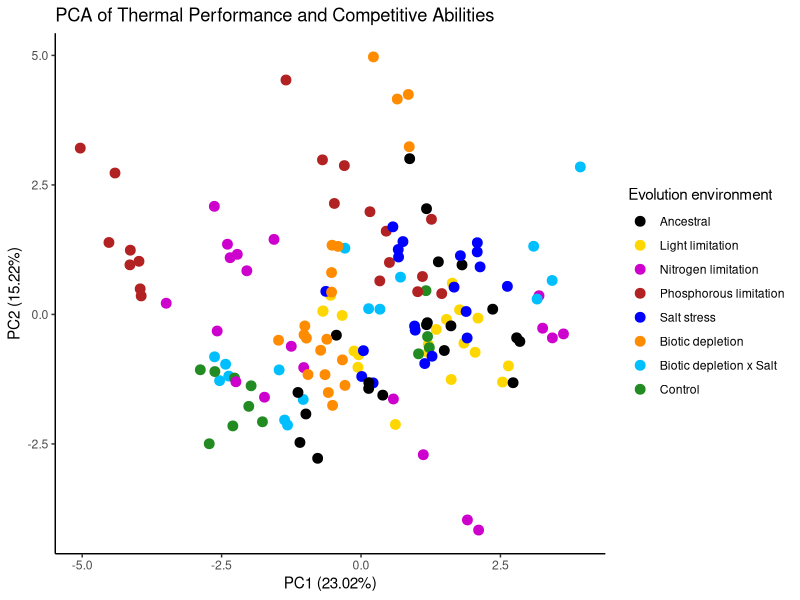
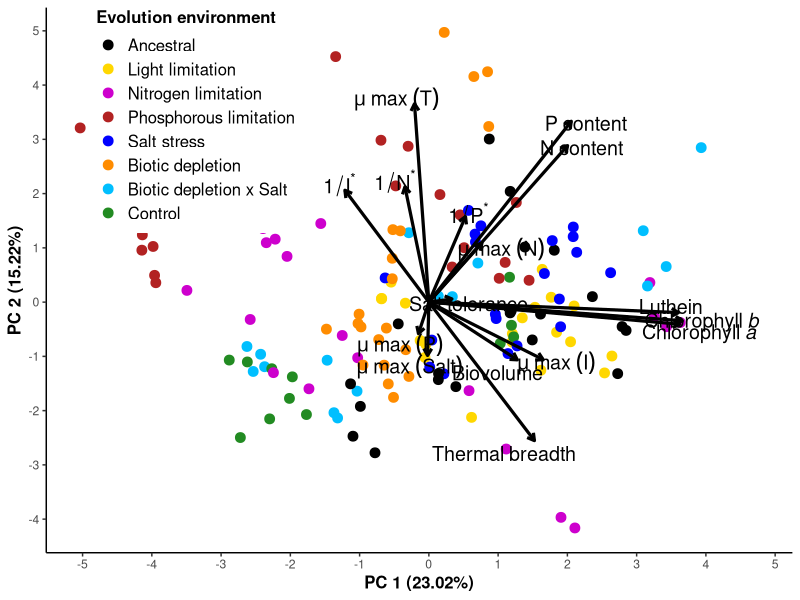
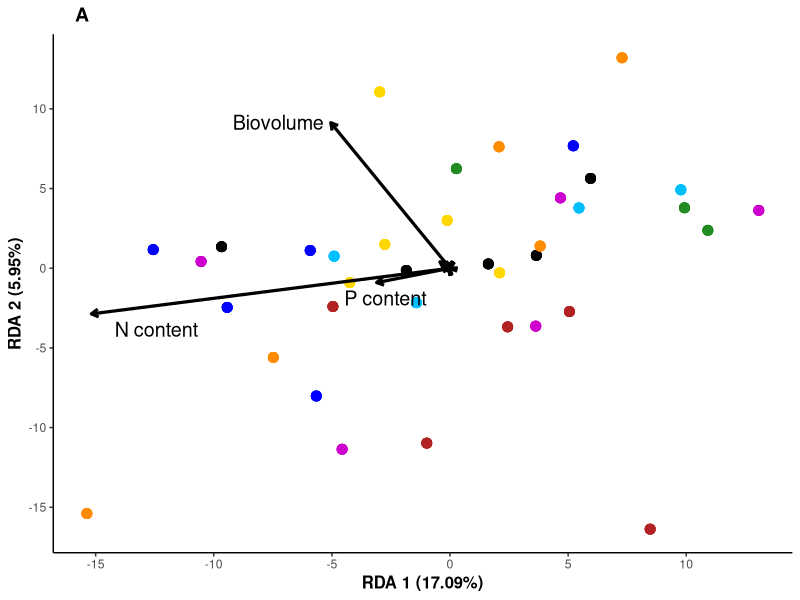
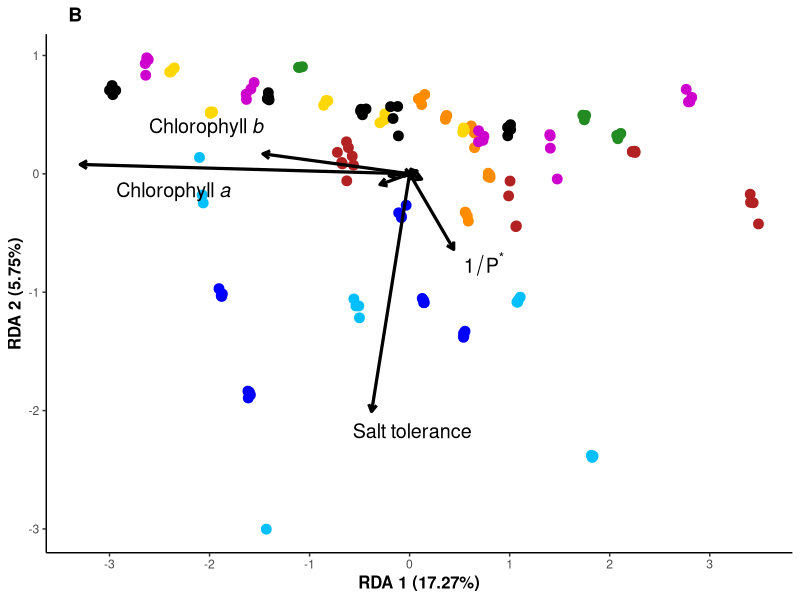
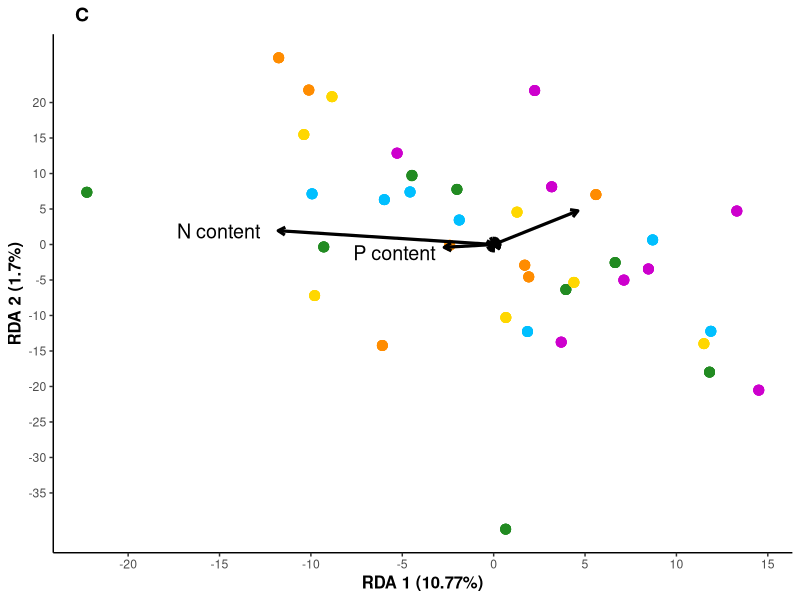
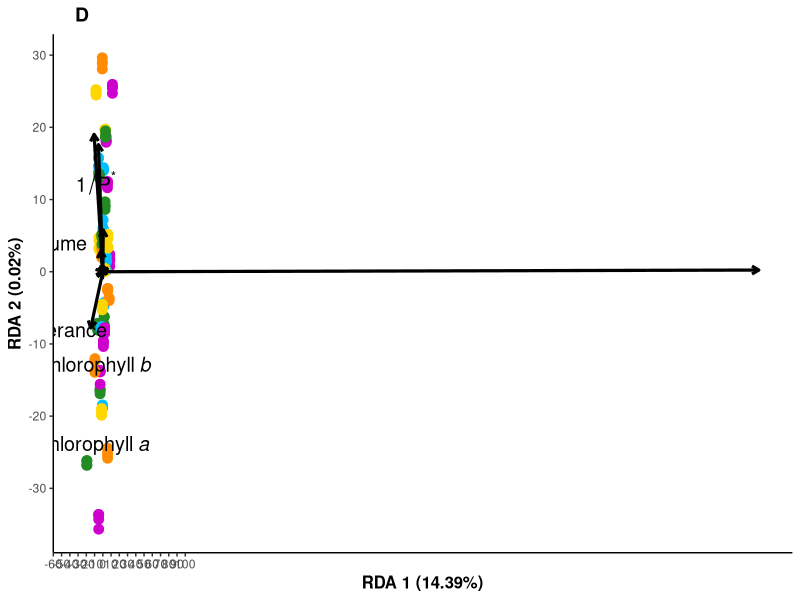
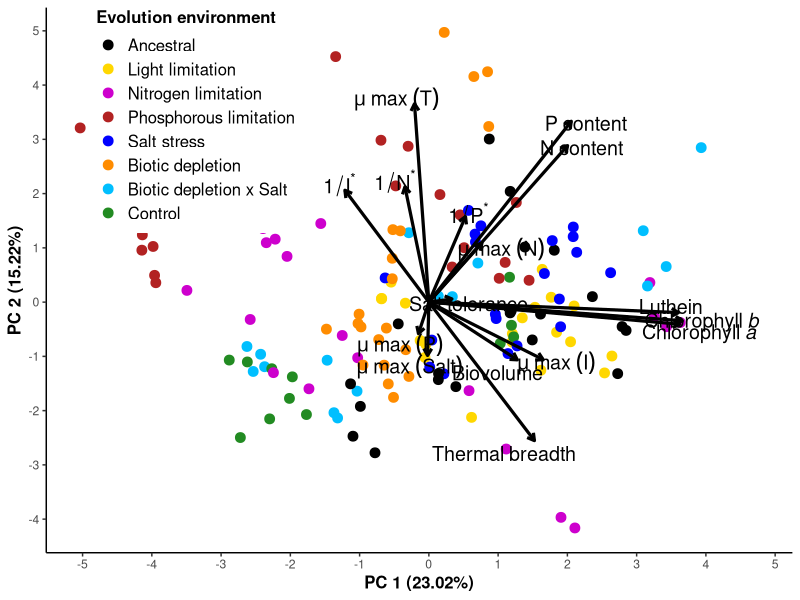

Reproduce these figures in R, in order. (Note: this script raises an error after producing the figures.)
# Jason R Laurich

# November 27th, 2025

# Creating Figure 2: PCA and RDA analyses (RDA to be included in the supplement)

# Packages & Functions ----------------------------------------------------

library(tidyverse)
library(vegan)  # For PCA and RDA

# Load & examine the data -------------------------------------------------

df <- read.csv("data-processed/304_summary_table_final.csv") # Summary file
str(df)
head(df)

df$Evol.plt <- factor(df$Evol, 
                      levels = c("none", "L", "N", "P", "S", "B", "BS", "C"),
                      labels = c("Ancestral",
                                 "Light limitation",
                                 "Nitrogen limitation", 
                                 "Phosphorous limitation", 
                                 "Salt stress", 
                                 "Biotic depletion", 
                                 "Biotic depletion x Salt", 
                                 "Control"))

df$Anc.plt <- factor(df$Anc, 
                     levels = c("anc2", "anc3", "anc4", "anc5", "cc1690"),
                     labels = c("Ancestor 2", 
                                "Ancestor 3", 
                                "Ancestor 4", 
                                "Ancestor 5", 
                                "Mixed ancestry"))

# Run the PCA and RDAs ----------------------------------------------------

df.pca <- df %>% select(T.br, T.µ.max, I.comp, I.µ.max, N.comp, N.µ.max, P.comp, P.µ.max, S.µ.max, 
                        S.c, chl.a, chl.b, luthein, mean.N.µg.l, mean.P.µg.l, bio.vol, Evol.plt) # Prepare the data: selecting only the relevant columns
df.pca

evol.pca <- df.pca$Evol.plt

df.pca <- df.pca %>% select(-Evol.plt)

pca.result <- prcomp(df.pca, center = TRUE, scale. = TRUE) # Perform PCA
pca.result

sdev <- pca.result$sdev  

sdev %>%
  { .^2 / sum(.^2) } %>%
  print() 

df.pca.res <- data.frame(pca.result$x, evol.pca)  # Add grouping factor
colnames(df.pca.res) <- c("PC1", "PC2", "PC3", "PC4", "PC5", "PC6", "PC7", "PC8", "PC9", 
                          "PC10", "PC11", "PC12", "PC13", "PC14", "PC15", "PC16", "Evolution")

PCA <- ggplot(df.pca.res, aes(x = PC1, y = PC2, color = evol.pca)) +  # PCA biplot visualization
  geom_point(size = 3) +
  theme_classic() +
  labs(x = paste("PC1 (", round(pca.result$sdev[1]^2 / sum(pca.result$sdev^2) * 100, 2), "%)", sep = ""),
       y = paste("PC2 (", round(pca.result$sdev[2]^2 / sum(pca.result$sdev^2) * 100, 2), "%)", sep = ""),
       title = "PCA of Thermal Performance and Competitive Abilities") +
  scale_color_manual(
    name = "Evolution environment",  # Update the legend title
    values = c("Biotic depletion" = "darkorange",
               "Biotic depletion x Salt" = "deepskyblue1",
               "Control" = "forestgreen",
               "Light limitation" = "gold",
               "Nitrogen limitation" = "magenta3",
               "Ancestral" = "black",
               "Phosphorous limitation" = "firebrick",  
               "Salt stress" = "blue")
  )

PCA

loadings <- as.data.frame(pca.result$rotation) # Extract PCA loadings (rotation matrix)

loadings$PC1 <- loadings$PC1 * max(abs(df.pca.res$PC1)) # Scale loadings to fit within the PCA plot (can adjust scaling factor)
loadings$PC2 <- loadings$PC2 * max(abs(df.pca.res$PC2))

loadings$PC1 <- loadings$PC1 * 1.5
loadings$PC2 <- loadings$PC2 * 1.5

loadings$variable <- rownames(loadings) # Add variable names for annotation

loadings$metric <- factor(loadings$variable, 
                          levels = c("T.br", "T.µ.max","I.comp", "I.µ.max", "N.comp", "N.µ.max",
                                     "P.comp", "P.µ.max", "S.µ.max", "S.c", "chl.a", "chl.b", "luthein",
                                     "mean.N.µg.l", "mean.P.µg.l", "bio.vol"),
                          labels = c("Thermal~breadth",
                                     "mu~max~(T)", 
                                     "1/I^\"*\"", 
                                     "mu~max~(I)",
                                     "1/N^\"*\"", 
                                     "mu~max~(N)",
                                     "1/P^\"*\"", 
                                     "mu~max~(P)", 
                                     "mu~max~(Salt)", 
                                     "Salt~tolerance",
                                     "Chlorophyll~italic(a)",
                                     "Chlorophyll~italic(b)",
                                     "Luthein", 
                                     "N~content",
                                     "P~content",
                                     "Biovolume"))

adjust.x <- c(0.6, 0.35, 0.15, 0.75, 0.15, 0.9, 0.33, 0.35, 0.5, 1.1, 1.10, 1.10, 0.35, 0.8, 0.8, 0.37) # adjustments for each label
adjust.y <- c(-0.1, 0.3, 0.32, 0.15, 0.32, 0.1, 0.26, 0.00, 0.0, 0.05, 0.00, 0.15, 0.25, 0.10, 0.10, -0.1)

loadings$var.x <- loadings$PC1 + adjust.x # Need to manually space out labels here. 
loadings$var.y <- loadings$PC2 + adjust.y

# Create PCA plot with arrows
pca_plot_arrows <- ggplot(df.pca.res, aes(x = PC1, y = PC2, color = Evolution)) +
  geom_point(size = 3) +
  theme_classic() +
  labs(x = paste("PC 1 (", round(pca.result$sdev[1]^2 / sum(pca.result$sdev^2) * 100, 2), "%)", sep = ""),
       y = paste("PC 2 (", round(pca.result$sdev[2]^2 / sum(pca.result$sdev^2) * 100, 2), "%)", sep = "")) +
  scale_color_manual(
    name = "Evolution environment",  # Update the legend title
    values = c("Biotic depletion" = "darkorange",
               "Biotic depletion x Salt" = "deepskyblue1",
               "Control" = "forestgreen",
               "Light limitation" = "gold",
               "Nitrogen limitation" = "magenta3",
               "Ancestral" = "black",
               "Phosphorous limitation" = "firebrick",  
               "Salt stress" = "blue")
  ) + 
  
  geom_segment(data = loadings, aes(x = 0, y = 0, xend = PC1, yend = PC2),
               arrow = arrow(length = unit(0.2, "cm")), color = "black", size= 1.1) + # Add arrows for variable contributions
  scale_x_continuous(breaks = seq(-5, 5, by = 1)) +
  scale_y_continuous(breaks = seq(-5, 7, by = 1)) +
  
  geom_text(data = loadings, aes(x = var.x, y = var.y, label = metric),
            vjust = 1, hjust = 1,  color = "black", size = 5, parse = T) + # Add variable names to the plot
  
  theme(legend.position = c(0.2, 0.8),
        legend.title = element_text(size = 12, face = "bold"),
        legend.text  = element_text(size = 12, face = "plain"),
        axis.title.x = element_text(size = 12, face = "bold"),
        axis.title.y = element_text(size = 12, face = "bold")) 

pca_plot_arrows

ggsave("figures/101_figs2_PCA.jpeg", pca_plot_arrows, width = 12, height = 9)

###### Evolutionary history RDA #######

response_vars <- df.pca
explanatory_vars <- model.matrix(~ evol.pca)[, -1]  # Remove intercept

rda_result_evol <- rda(response_vars ~ ., data = as.data.frame(explanatory_vars)) # run the RDA
summary(rda_result_evol)
sum(summary(rda_result_evol)$cont$importance[2, 1:rda_result_evol$CCA$rank]) # with biovolume, P and N, evolutionary environment explains 27.65% of the variation

rda_var_explained <- summary(rda_result_evol)$cont$importance["Proportion Explained", 1:2] * 100

rda_sites_evol <- as.data.frame(scores(rda_result_evol, display = "sites")) # Extract RDA site scores (sample coordinates)

rda_species_evol <- as.data.frame(scores(rda_result_evol, display = "species")) # Extract RDA species (trait arrows)

rda_constraints_evol <- as.data.frame(scores(rda_result_evol, display = "bp")) # Extract explanatory variable centroids (e.g., treatment centroids)

rda_sites_evol$Evolution <- evol.pca # Add the evolutionary treatment labels to the site scores

rda_constraints_evol$label <- rownames(rda_constraints_evol) # Assign readable labels

rda_species_evol$metric <- factor(rownames(rda_species_evol), 
                                  levels = c("T.br", "T.µ.max","I.comp", "I.µ.max", "N.comp", "N.µ.max",
                                             "P.comp", "P.µ.max", "S.µ.max", "S.c", "chl.a", "chl.b", "luthein",
                                             "mean.N.µg.l", "mean.P.µg.l", "bio.vol"),
                                  labels = c(" ", 
                                             " ", 
                                             " ", 
                                             " ", 
                                             " ", 
                                             " ",
                                             " ", 
                                             " ", 
                                             " ", 
                                             " ",
                                             " ",
                                             " ",
                                             " ", 
                                             "N~content",
                                             "P~content",
                                             "Biovolume")) # Only biovolume, N and P content can really be made out on this plot

adjust.x.rda1 <- c(0, 0, 0, 0, 0, 0, 0, 0, 0, 0, 0, 0, 0, 4.5, 2.1, -0.3) # adjustments for each label
adjust.y.rda1 <- c(0, 0, 0, 0, 0, 0, 0, 0, 0, 0, 0, 0, 0, -0.5, -0.5, 0.5)

rda_species_evol$var.x <- rda_species_evol$RDA1 + adjust.x.rda1 # Need to manually space out labels here. 
rda_species_evol$var.y <- rda_species_evol$RDA2 + adjust.y.rda1

# Create evolutionary environment RDA plot with arrows
rda_evol_plot_arrows <- ggplot(rda_sites_evol, aes(x = RDA1, y = RDA2, color = Evolution)) +
  geom_point(size = 3) +
  theme_classic() +
  labs(x = paste0("RDA 1 (", round(rda_var_explained[1], 2), "%)"),
       y = paste0("RDA 2 (", round(rda_var_explained[2], 2), "%)"),
       title = "A") +
  
  scale_color_manual(
    name = "Evolution environment",  # Update the legend title
    values = c("Biotic depletion" = "darkorange",
               "Biotic depletion x Salt" = "deepskyblue1",
               "Control" = "forestgreen",
               "Light limitation" = "gold",
               "Nitrogen limitation" = "magenta3",
               "Ancestral" = "black",
               "Phosphorous limitation" = "firebrick",  
               "Salt stress" = "blue")
  ) +
  
  geom_segment(data = rda_species_evol, aes(x = 0, y = 0, xend = RDA1, yend = RDA2),
               arrow = arrow(length = unit(0.2, "cm")), color = "black", size= 1.1) +
  scale_x_continuous(breaks = seq(-20, 25, by = 5)) +
  scale_y_continuous(breaks = seq(-20, 40, by = 5)) + # Add arrows for variable contributions
  
  
  geom_text(data = rda_species_evol, aes(x = var.x, y = var.y, label = metric),
            vjust = 1, hjust = 1, color = "black", size = 5, parse = T) + # Add variable names to the plot
  
  theme(legend.position = "none",
        legend.title = element_text(size = 12, face = "bold"),
        legend.text  = element_text(size = 12, face = "plain"),
        axis.title.x = element_text(size = 12, face = "bold"),
        axis.title.y = element_text(size = 12, face = "bold"),
        plot.title = element_text(size = 14, face = "bold", hjust = 0.03)) 

rda_evol_plot_arrows # Biovolume, N and P content is skewing everything. 

df.pca1 <- df.pca %>% 
  select(-mean.N.µg.l, -mean.P.µg.l, -bio.vol)

response_vars <- df.pca1
explanatory_vars <- model.matrix(~ evol.pca)[, -1]  # Remove intercept

rda_result_evol <- rda(response_vars ~ ., data = as.data.frame(explanatory_vars)) # run the RDA
summary(rda_result_evol) 
sum(summary(rda_result_evol)$cont$importance[2, 1:rda_result_evol$CCA$rank]) # without biovolume, P and N, evolutionary environment explains 24.26716% of the variation

rda_sites_evol <- as.data.frame(scores(rda_result_evol, display = "sites")) # Extract RDA site scores (sample coordinates)

rda_species_evol <- as.data.frame(scores(rda_result_evol, display = "species")) # Extract RDA species (trait arrows)

rda_constraints_evol <- as.data.frame(scores(rda_result_evol, display = "bp")) # Extract explanatory variable centroids (e.g., treatment centroids)

rda_sites_evol$Evolution <- evol.pca # Add the evolutionary treatment labels to the site scores

rda_constraints_evol$label <- rownames(rda_constraints_evol) # Assign readable labels for centroids

rda_species_evol$metric <- factor(rownames(rda_species_evol), 
                                  levels = c("T.br", "T.µ.max","I.comp", "I.µ.max", "N.comp", "N.µ.max",
                                             "P.comp", "P.µ.max", "S.µ.max", "S.c", "chl.a", "chl.b", "luthein"),
                                  labels = c(" ", 
                                             " ", 
                                             " ", 
                                             " ", 
                                             " ", 
                                             " ",
                                             "1/P^\"*\"", 
                                             " ", 
                                             " ", 
                                             "Salt~tolerance",
                                             "Chlorophyll~italic(a)",
                                             "Chlorophyll~italic(b)",
                                             " "))

adjust.x.rda1 <- c(0, 0, 0, 0, 0, 0, 0.5, 0, 0, 1, 1.5, 0.00, 0) # adjustments for each label
adjust.y.rda1 <- c(0, 0, 0, 0, 0, 0, -0.025, 0, 0, -0.1, -0.15, 0.3, 0)

rda_species_evol$var.x <- rda_species_evol$RDA1 + adjust.x.rda1 # Need to manually space out labels here. 
rda_species_evol$var.y <- rda_species_evol$RDA2 + adjust.y.rda1

# Create evolutionary environment RDA plot with arrows
rda_evol_plot_arrows_no_NP <- ggplot(rda_sites_evol, aes(x = RDA1, y = RDA2, color = Evolution)) +
  geom_point(size = 3) +
  theme_classic() +
  labs(x = paste("RDA 1 (", round(summary(rda_result_evol)$cont$importance[2, 1] * 100, 2), "%)", sep = ""),
       y = paste("RDA 2 (", round(summary(rda_result_evol)$cont$importance[2, 2] * 100, 2), "%)", sep = ""),
       title = "B") +
  scale_color_manual(
    name = "Evolution environment",  # Update the legend title
    values = c("Biotic depletion" = "darkorange",
               "Biotic depletion x Salt" = "deepskyblue1",
               "Control" = "forestgreen",
               "Light limitation" = "gold",
               "Nitrogen limitation" = "magenta3",
               "Ancestral" = "black",
               "Phosphorous limitation" = "firebrick",  
               "Salt stress" = "blue")
  ) +  # Use your custom colors
  # Add arrows for variable contributions
  geom_segment(data = rda_species_evol, aes(x = 0, y = 0, xend = RDA1, yend = RDA2),
               arrow = arrow(length = unit(0.2, "cm")), color = "black", size= 1.1) +
  scale_x_continuous(breaks = seq(-5, 6, by = 1)) +
  scale_y_continuous(breaks = seq(-3, 5, by = 1)) +
  # Add variable names to the plot
  geom_text(data = rda_species_evol, aes(x = var.x, y = var.y, label = metric),
            vjust = 1, hjust = 1, color = "black", size = 5, parse = T) +
  theme(legend.position = "none",
        axis.title.x = element_text(size = 12, face = "bold"),
        axis.title.y = element_text(size = 12, face = "bold"),
        plot.title = element_text(size = 14, face = "bold", hjust = 0.03))

rda_evol_plot_arrows_no_NP

###### Ancestry RDA ######

df.pca2 <- df %>% select(T.br, T.µ.max, I.comp, I.µ.max, N.comp, N.µ.max, P.comp, P.µ.max, S.µ.max, 
                         S.c, chl.a, chl.b, luthein, mean.N.µg.l, mean.P.µg.l, bio.vol, Anc.plt) # Prepare the data: selecting only the relevant columns
df.pca2

anc.pca <- df.pca2$Anc.plt

df.pca2 <- df.pca2 %>% select(-Anc.plt)

response_vars <- df.pca2

explanatory_vars <- model.matrix(~ anc.pca)[, -1]  # Remove intercept

rda_result_anc <- rda(response_vars ~ ., data = as.data.frame(explanatory_vars)) # run the RDA
summary(rda_result_anc)
sum(summary(rda_result_anc)$cont$importance[2, 1:rda_result_anc$CCA$rank]) # with biovolume, P and N, ancestry explains 10.91208% of the variation

rda_sites_anc <- as.data.frame(scores(rda_result_anc, display = "sites")) # Extract RDA site scores (sample coordinates)

rda_species_anc <- as.data.frame(scores(rda_result_anc, display = "species")) # Extract RDA species (trait arrows)

rda_constraints_anc <- as.data.frame(scores(rda_result_anc, display = "bp")) # Extract explanatory variable centroids (e.g., treatment centroids)

rda_sites_anc$Ancestry <- anc.pca # Add the evolutionary treatment labels to the site scores

rda_constraints_anc$label <- rownames(rda_constraints_anc) # Assign readable labels for centroids

rda_species_anc$metric <- factor(rownames(rda_species_anc), 
                                 levels = c("T.br", "T.µ.max","I.comp", "I.µ.max", "N.comp", "N.µ.max",
                                            "P.comp", "P.µ.max", "S.µ.max", "S.c", "chl.a", "chl.b", "luthein",
                                            "mean.N.µg.l", "mean.P.µg.l", "bio.vol"),
                                 labels = c(" ", 
                                            " ", 
                                            " ", 
                                            " ", 
                                            " ", 
                                            " ",
                                            " ", 
                                            " ", 
                                            " ", 
                                            " ",
                                            " ",
                                            " ",
                                            " ", 
                                            "N~content",
                                            "P~content",
                                            " "))

adjust.x.rda2 <- c(0, 0, 0, 0, 0, 0, 0, 0, 0, 0, 0, 0, 0, -1, -0.5, 0) # adjustments for each label
adjust.y.rda2 <- c(0, 0, 0, 0, 0, 0, 0, 0, 0, 0, 0, 0, 0, 1, 0.3, 0)

rda_species_anc$var.x <- rda_species_anc$RDA1 + adjust.x.rda2 # Need to manually space out labels here. 
rda_species_anc$var.y <- rda_species_anc$RDA2 + adjust.y.rda2

# Create evolutionary environment RDA plot with arrows
rda_anc_plot_arrows <- ggplot(rda_sites_anc, aes(x = RDA1, y = RDA2, color = Ancestry)) +
  geom_point(size = 3) +
  theme_classic() +
  labs(x = paste("RDA 1 (", round(summary(rda_result_anc)$cont$importance[2, 1] * 100, 2), "%)", sep = ""),
       y = paste("RDA 2 (", round(summary(rda_result_anc)$cont$importance[2, 2] * 100, 2), "%)", sep = ""),
       title = "C") +
  scale_color_manual(
    name = "Ancestry",  # Update the legend title
    values = c("Ancestor 2" = "darkorange",
               "Ancestor 3" = "deepskyblue1",
               "Ancestor 4" = "forestgreen",
               "Ancestor 5" = "gold",
               "Mixed ancestry" = "magenta3")
  ) +  # Use custom colors
  # Add arrows for variable contributions
  geom_segment(data = rda_species_anc, aes(x = 0, y = 0, xend = RDA1, yend = RDA2),
               arrow = arrow(length = unit(0.2, "cm")), color = "black", size= 1.1) +
  scale_x_continuous(breaks = seq(-35, 25, by = 5)) +
  scale_y_continuous(breaks = seq(-35, 20, by = 5)) +
  # Add variable names to the plot
  geom_text(data = rda_species_anc, aes(x = var.x, y = var.y, label = metric),
            vjust = 1, hjust = 1, color = "black", size = 5, parse = T) +
  theme(legend.position= "none",
        legend.title = element_text(size = 12, face = "bold"),
        legend.text  = element_text(size = 12, face = "plain"),
        axis.title.x = element_text(size = 12, face = "bold"),
        axis.title.y = element_text(size = 12, face = "bold"),
        plot.title = element_text(size = 14, face = "bold", hjust = 0.03))

rda_anc_plot_arrows # Again, N and P are skewing everything

df.pca3 <- df.pca2 %>% 
  select(-mean.N.µg.l, -mean.P.µg.l)

df.pca3

response_vars <- df.pca3

explanatory_vars <- model.matrix(~ anc.pca)[, -1]  # Remove intercept

rda_result_anc <- rda(response_vars ~ ., data = as.data.frame(explanatory_vars)) # run the RDA
summary(rda_result_anc)
sum(summary(rda_result_anc)$cont$importance[2, 1:rda_result_anc$CCA$rank]) # without P and N, ancestry explains 0.1768262% of the variation

rda_sites_anc <- as.data.frame(scores(rda_result_anc, display = "sites")) # Extract RDA site scores (sample coordinates)

rda_species_anc <- as.data.frame(scores(rda_result_anc, display = "species")) # Extract RDA species (trait arrows)

rda_constraints_anc <- as.data.frame(scores(rda_result_anc, display = "bp")) # Extract explanatory variable centroids (e.g., treatment centroids)

rda_sites_anc$Ancestry <- anc.pca # Add the evolutionary treatment labels to the site scores

rda_constraints_anc$label <- rownames(rda_constraints_anc) # Assign readable labels for centroids

rda_species_anc$metric <- factor(rownames(rda_species_anc), 
                                 levels = c("T.br", "T.µ.max","I.comp", "I.µ.max", "N.comp", "N.µ.max",
                                            "P.comp", "P.µ.max", "S.µ.max", "S.c", "chl.a", "chl.b", "luthein", "bio.vol"),
                                 labels = c(" ", 
                                            " ", 
                                            " ", 
                                            " ", 
                                            " ", 
                                            " ",
                                            "1/P^\"*\"", 
                                            " ", 
                                            " ", 
                                            "Salt~tolerance",
                                            "Chlorophyll~italic(a)",
                                            "Chlorophyll~italic(b)",
                                            " ",
                                            "Biovolume"))

adjust.x.rda2 <- c(0, 0, 0, 0, 0, 0, 16, 0, 0, 5, 56, 58, 0, -29) # adjustments for each label
adjust.y.rda2 <- c(0, 0, 0, 0, 0, 0, 14, 0, 0, -7, -23, -12, 0, 5)

rda_species_anc$var.x <- rda_species_anc$RDA1 + adjust.x.rda2 # Need to manually space out labels here. 
rda_species_anc$var.y <- rda_species_anc$RDA2 + adjust.y.rda2

# Create evolutionary environment RDA plot with arrows
rda_anc_plot_arrows_no_NP <- ggplot(rda_sites_anc, aes(x = RDA1, y = RDA2, color = Ancestry)) +
  geom_point(size = 3) +
  theme_classic() +
  labs(x = paste("RDA 1 (", round(summary(rda_result_anc)$cont$importance[2, 1] * 100, 2), "%)", sep = ""),
       y = paste("RDA 2 (", round(summary(rda_result_anc)$cont$importance[2, 2] * 100, 2), "%)", sep = ""),
       title = "D") +
  scale_color_manual(
    name = "Ancestry",  # Update the legend title
    values = c("Ancestor 2" = "darkorange",
               "Ancestor 3" = "deepskyblue1",
               "Ancestor 4" = "forestgreen",
               "Ancestor 5" = "gold",
               "Mixed ancestry" = "magenta3")
  ) +  # Use custom colors
  # Add arrows for variable contributions
  geom_segment(data = rda_species_anc, aes(x = 0, y = 0, xend = RDA1*80, yend = RDA2*80),
               arrow = arrow(length = unit(0.2, "cm")), color = "black", size= 1.1) +
  scale_x_continuous(breaks = seq(-60, 100, by = 10)) +
  scale_y_continuous(breaks = seq(-100, 60, by = 10)) +
  # Add variable names to the plot
  geom_text(data = rda_species_anc, aes(x = var.x, y = var.y, label = metric),
            vjust = 1, hjust = 1, color = "black", size = 5, parse = T) +
  theme(legend.position = "none",
        axis.title.x = element_text(size = 12, face = "bold"),
        axis.title.y = element_text(size = 12, face = "bold"),
        plot.title = element_text(size = 14, face = "bold", hjust = 0.03))

rda_anc_plot_arrows_no_NP 

# Compile the supplemental figure -----------------------------------------

df.evol.dummy.leg <- data.frame( # dummy df for making an extractable legend
  RDA1 = rep(0, 8),
  RDA2 = rep(0, 8),
  Evolution = factor(c("Biotic depletion", "Biotic depletion x Salt", "Control",
                       "Light limitation", "Nitrogen limitation", "Ancestral",
                       "Phosphorous limitation", "Salt stress"))
)

legend_evol <- ggplot(df.evol.dummy.leg, aes(x = RDA1, y = RDA2, color = Evolution)) +
  geom_point() +
  scale_color_manual(
    name = "Evolution environment",
    values = c("Biotic depletion" = "darkorange",
               "Biotic depletion x Salt" = "deepskyblue1",
               "Control" = "forestgreen",
               "Light limitation" = "gold",
               "Nitrogen limitation" = "magenta3",
               "Ancestral" = "black",
               "Phosphorous limitation" = "firebrick",  
               "Salt stress" = "blue")
  ) +
  theme_void() +
  theme(legend.position = "right",
        legend.title = element_text(size = 12, face = "bold"),
        legend.text  = element_text(size = 12, face = "plain"))

evol_legend <- get_legend(legend_evol)

df.anc.dummy.leg <- data.frame( # dummy df for making an extractable legend
  RDA1 = rep(0, 5),
  RDA2 = rep(0, 5),
  Ancestry = factor(c("Population 2", "Population 3", "Population 4",
                      "Population 5", "Mixed population"))
)

legend_anc <- ggplot(df.anc.dummy.leg, aes(x = RDA1, y = RDA2, color = Ancestry)) +
  geom_point() +
  scale_color_manual(
    name = "Ancestry",
    values = c("Population 2" = "darkorange",
               "Population 3" = "deepskyblue1",
               "Population 4" = "forestgreen",
               "Population 5" = "gold",
               "Mixed population" = "magenta3")
  ) +
  theme_void() +
  theme(legend.position = "right",
        legend.title = element_text(size = 12, face = "bold"),
        legend.text  = element_text(size = 12, face = "plain"))

anc_legend <- get_legend(legend_anc)

rda_evol_plot_arrows <- rda_evol_plot_arrows + theme(legend.position = "none")
rda_anc_plot_arrows <- rda_anc_plot_arrows + theme(legend.position = "none")

rdas <- plot_grid(rda_evol_plot_arrows, rda_evol_plot_arrows_no_NP, evol_legend, rda_anc_plot_arrows, rda_anc_plot_arrows_no_NP, anc_legend,
                  align= 'hv',
                  nrow = 2)

ggsave("figures/102_figs3_rdas.jpeg", rdas, width = 16, height = 8) # PDF was rendering weird
